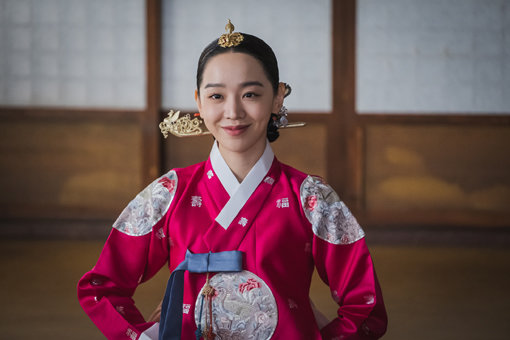
#> input picture shin.jpg, 510 x 340 px
$ python main.py shin.jpg
#> lines starting #> are read from the running program, lines starting #| are printed output that depends on the picture
#!/usr/bin/env python

import os
import sys

import cv2
import numpy as np

def jpeg_to_nv21_raw(input_path):
    # Read the JPEG image
#> called with input_path = 'shin.jpg'
    img = cv2.imread(input_path)
#> img is the input picture: shape (340, 510, 3); mean B, G, R 85.9, 83.2, 112.3
    height, width, _ = img.shape
#> height = 340; width = 510
    output_path = os.path.splitext(input_path)[0] + f"_{width}_{height}.nv21"

    # Convert the color space from BGR (default in OpenCV) to YUV
    yuv_img = cv2.cvtColor(img, cv2.COLOR_BGR2YUV)
#> yuv_img: shape (340, 510, 3); mean of channels 0, 1, 2 92.3, 124.8, 145.6

    # Split YUV channels
    y, u, v = cv2.split(yuv_img)
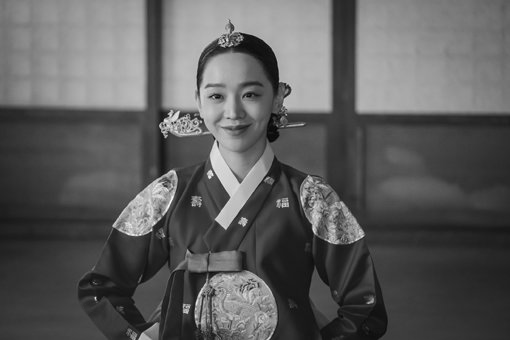
#> y: shape (340, 510); min 2, max 251, mean 92.3
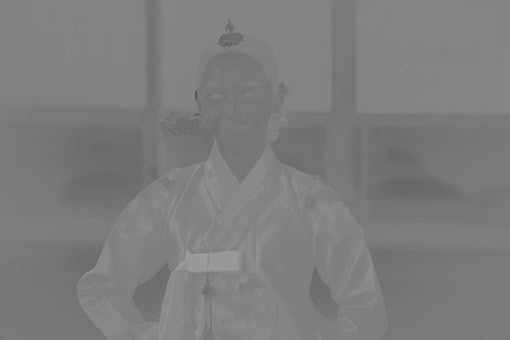
#> u: shape (340, 510); min 84, max 160, mean 124.8
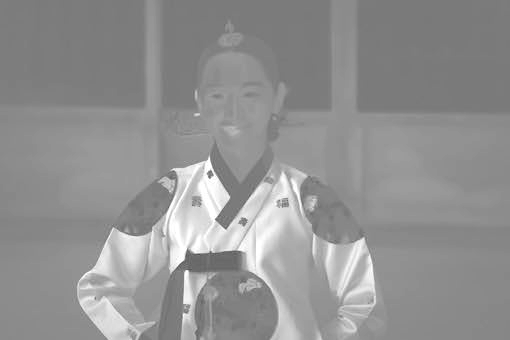
#> v: shape (340, 510); min 75, max 255, mean 145.6

    # Resize U and V channels to match Y channel dimensions
    u = cv2.resize(u, (y.shape[1] // 2, y.shape[0] // 2), interpolation=cv2.INTER_LINEAR)
#> u: shape (170, 255)
    v = cv2.resize(v, (y.shape[1] // 2, y.shape[0] // 2), interpolation=cv2.INTER_LINEAR)
#> v: shape (170, 255)

    # Interleave U and V channels to create NV21 format
    nv21_data = np.zeros((y.shape[0] * 3 // 2, y.shape[1]), dtype=np.uint8)
    nv21_data[:y.shape[0], :] = y
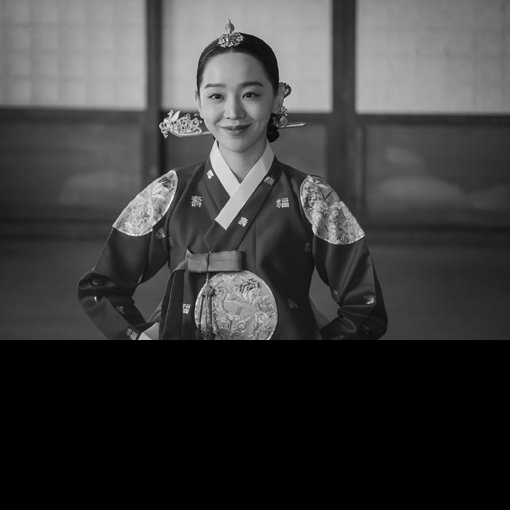
#> nv21_data: shape (510, 510); min 0, max 251, mean 61.5
    nv21_data[y.shape[0]:, 0::2] = v
    nv21_data[y.shape[0]:, 1::2] = u
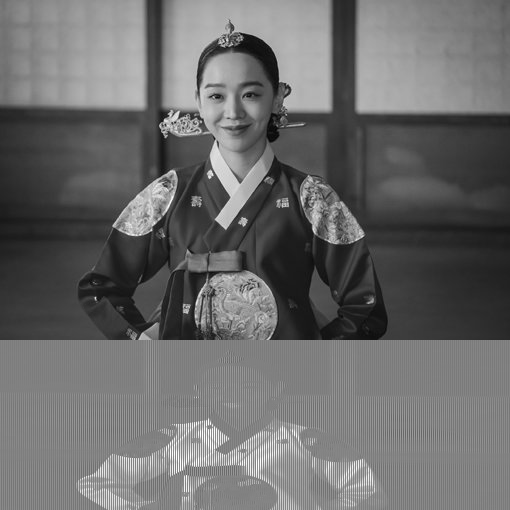
#> nv21_data: shape (510, 510); min 2, max 255, mean 106.6

    # Save the NV21 raw data to a file
    with open(output_path, 'wb') as f:
        f.write(nv21_data.tobytes())


def jpeg_to_rgba_raw(input_path):
    # Read the JPEG image
#> called with input_path = 'shin.jpg'
    img = cv2.imread(input_path)
    height, width, _ = img.shape
#> height = 340; width = 510
    output_path = os.path.splitext(input_path)[0] + f"_{width}_{height}.rgba"

    # Convert the color space from BGR (default in OpenCV) to RGBA
    rgba_img = cv2.cvtColor(img, cv2.COLOR_BGR2RGBA)

    # Write the raw RGBA data to a file
    with open(output_path, 'wb') as f:
        f.write(rgba_img.tobytes())


def main():
    if len(sys.argv) != 2:
        return

    input_image_path = sys.argv[1]

    jpeg_to_nv21_raw(input_image_path)
    jpeg_to_rgba_raw(input_image_path)

    print("Conversion complete.")

if __name__ == "__main__":
    main()
